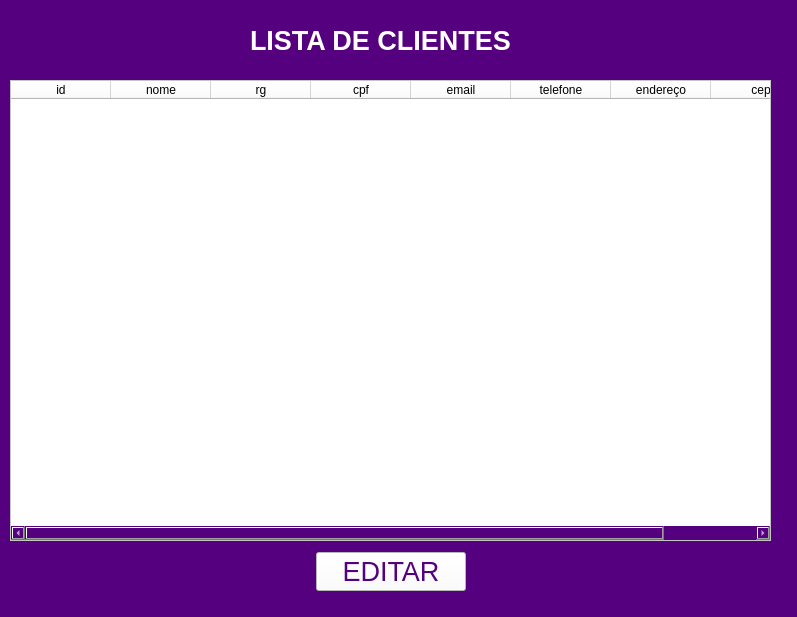
<?xml version="1.0" encoding="UTF-8"?>
<ui version="4.0">
 <class>MainWindow</class>
 <widget class="QMainWindow" name="MainWindow">
  <property name="geometry">
   <rect>
    <x>0</x>
    <y>0</y>
    <width>797</width>
    <height>617</height>
   </rect>
  </property>
  <property name="windowTitle">
   <string>MainWindow</string>
  </property>
  <widget class="QWidget" name="centralwidget">
   <widget class="QFrame" name="frame">
    <property name="geometry">
     <rect>
      <x>-240</x>
      <y>-100</y>
      <width>1401</width>
      <height>1011</height>
     </rect>
    </property>
    <property name="styleSheet">
     <string notr="true">background-color: rgb(85, 0, 127);
color: rgb(255, 255, 255)</string>
    </property>
    <property name="frameShape">
     <enum>QFrame::StyledPanel</enum>
    </property>
    <property name="frameShadow">
     <enum>QFrame::Raised</enum>
    </property>
    <widget class="QLabel" name="label">
     <property name="geometry">
      <rect>
       <x>490</x>
       <y>120</y>
       <width>271</width>
       <height>41</height>
      </rect>
     </property>
     <property name="font">
      <font>
       <pointsize>20</pointsize>
       <weight>75</weight>
       <bold>true</bold>
      </font>
     </property>
     <property name="text">
      <string>LISTA DE CLIENTES</string>
     </property>
    </widget>
    <widget class="QTableWidget" name="tableWidget">
     <property name="geometry">
      <rect>
       <x>250</x>
       <y>180</y>
       <width>761</width>
       <height>461</height>
      </rect>
     </property>
     <property name="styleSheet">
      <string notr="true">color: rgb(0, 0, 0);
background-color: rgb(255, 255, 255);</string>
     </property>
     <column>
      <property name="text">
       <string>id</string>
      </property>
     </column>
     <column>
      <property name="text">
       <string>nome</string>
      </property>
     </column>
     <column>
      <property name="text">
       <string>rg</string>
      </property>
     </column>
     <column>
      <property name="text">
       <string>cpf</string>
      </property>
     </column>
     <column>
      <property name="text">
       <string>email</string>
      </property>
     </column>
     <column>
      <property name="text">
       <string>telefone</string>
      </property>
     </column>
     <column>
      <property name="text">
       <string>endereço</string>
      </property>
     </column>
     <column>
      <property name="text">
       <string>cep</string>
      </property>
     </column>
    </widget>
    <widget class="QWidget" name="layoutWidget">
     <property name="geometry">
      <rect>
       <x>251</x>
       <y>650</y>
       <width>761</width>
       <height>43</height>
      </rect>
     </property>
     <layout class="QHBoxLayout" name="horizontalLayout">
      <item>
       <widget class="QPushButton" name="editar">
        <property name="sizePolicy">
         <sizepolicy hsizetype="Minimum" vsizetype="Fixed">
          <horstretch>0</horstretch>
          <verstretch>0</verstretch>
         </sizepolicy>
        </property>
        <property name="minimumSize">
         <size>
          <width>50</width>
          <height>20</height>
         </size>
        </property>
        <property name="maximumSize">
         <size>
          <width>150</width>
          <height>16777215</height>
         </size>
        </property>
        <property name="font">
         <font>
          <pointsize>20</pointsize>
         </font>
        </property>
        <property name="cursor">
         <cursorShape>PointingHandCursor</cursorShape>
        </property>
        <property name="styleSheet">
         <string notr="true">background-color: rgb(255, 255, 255);
color: rgb(85, 0, 127);</string>
        </property>
        <property name="text">
         <string>EDITAR</string>
        </property>
       </widget>
      </item>
     </layout>
    </widget>
   </widget>
  </widget>
 </widget>
 <resources/>
 <connections/>
</ui>
